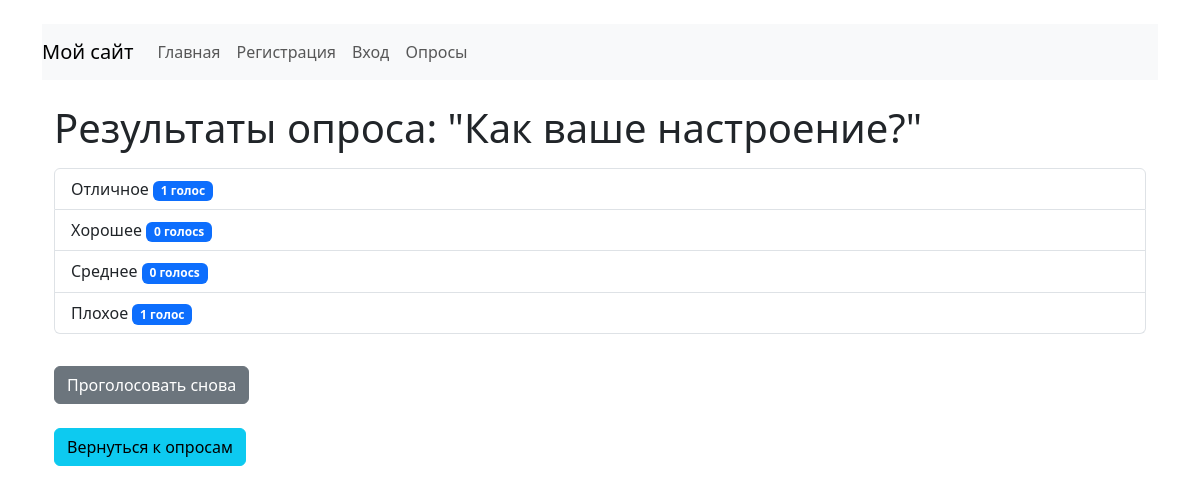
The app's page /polls/2/results/ with its own data.
### polls/models.py (models this page shows, shortened)
class Question(models.Model):
    question_text = models.CharField(max_length=200)
    pub_date = models.DateTimeField("date published")

class Choice(models.Model):
    question = models.ForeignKey(Question, on_delete=models.CASCADE)
    choice_text = models.CharField(max_length=200)
    votes = models.IntegerField(default=0)

### polls/views.py (the view)
# urls.py: path("<int:pk>/results/", views.ResultsView.as_view(), name="results"),
class ResultsView(generic.DetailView):
    model = Question
    template_name = "polls/results.html"

### polls/templates/polls/results.html
{% extends 'base.html' %}
{% block content %}
    <div class="container mt-4">
        <h1>Результаты опроса: "{{ question.question_text }}"</h1>
        <ul class="list-group mt-3">
            {% for choice in question.choice_set.all %}
                <li class="list-group-item">
                    {{ choice.choice_text }}
                    <span class="badge bg-primary">{{ choice.votes }} голос{{ choice.votes|pluralize }}</span>
                </li>
            {% endfor %}
        </ul>
        <div class="mt-4">
            <a href="{% url 'polls:detail' question.id %}" class="btn btn-secondary mt-2">Проголосовать снова</a>
        </div>
        <div class="mt-4">
            <a href="{% url 'polls:index' %}" class="btn btn-info">Вернуться к опросам</a>
        </div>
    </div>
{% endblock %}

### records on screen
Question: question_text "Как ваше настроение?"
Choice: choice_text "Отличное", votes "1"
Choice: choice_text "Хорошее", votes "0"
Choice: choice_text "Среднее", votes "0"
Choice: choice_text "Плохое", votes "1"
